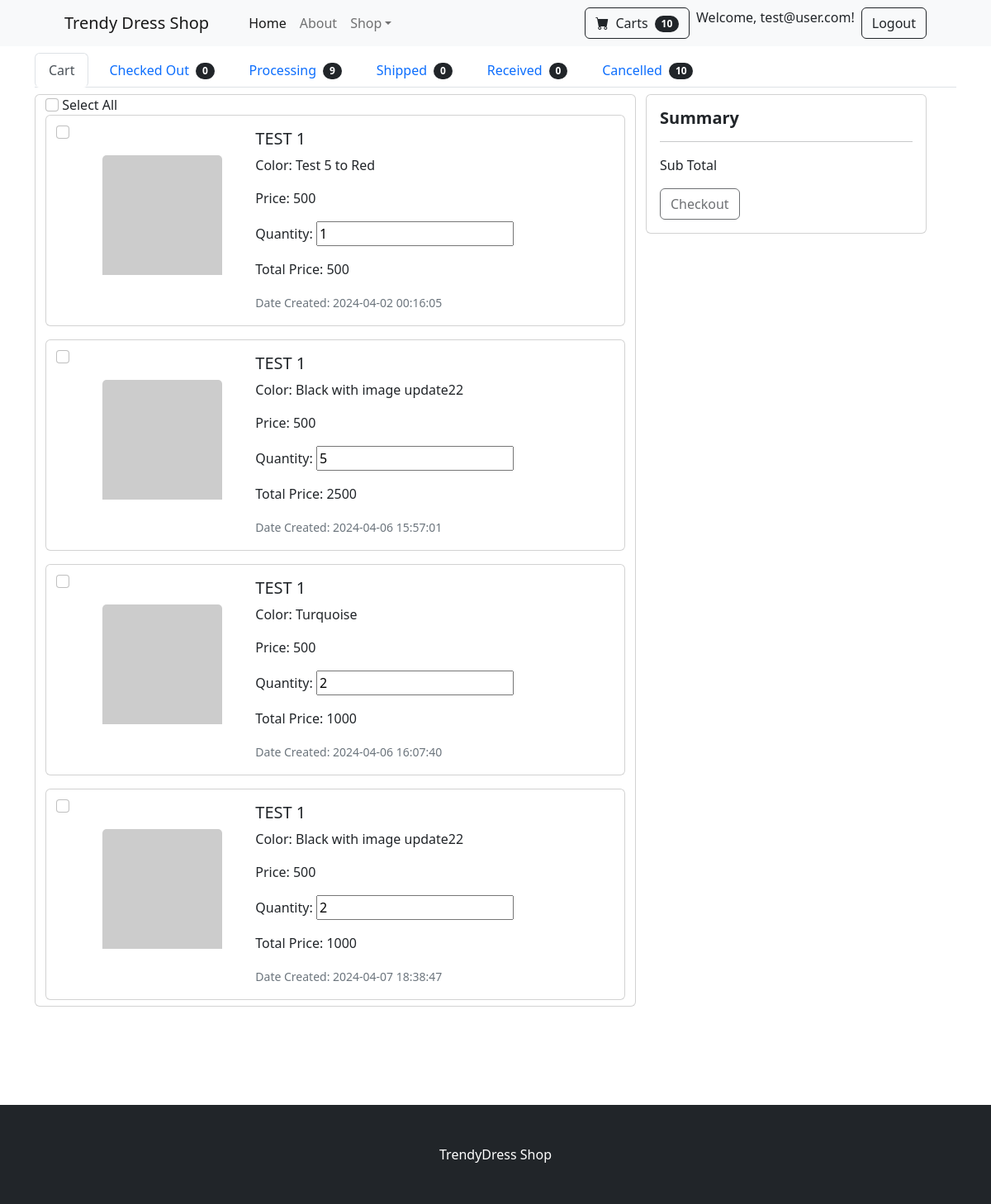
Page /customer-cart.php (signed in) on the committed database.
### tables this page shows
CREATE TABLE `carts` (
  `id` int NOT NULL,
  `customer_id` int DEFAULT NULL,
  `product_id` int DEFAULT NULL,
  `color_id` int NOT NULL,
  `total_price` int DEFAULT NULL,
  `quantity` int DEFAULT '0',
  `status` int NOT NULL DEFAULT '0',
  `created_at` varchar(199) DEFAULT NULL,
  `updated_at` varchar(199) DEFAULT NULL,
  `deleted_at` varchar(199) DEFAULT NULL
);

CREATE TABLE `products` (
  `id` int NOT NULL,
  `category_id` int DEFAULT NULL,
  `name` varchar(255) DEFAULT NULL,
  `description` text,
  `price` int DEFAULT NULL,
  `color` varchar(11) DEFAULT NULL,
  `created_at` varchar(191) DEFAULT NULL,
  `updated_at` varchar(191) DEFAULT NULL,
  `deleted_at` varchar(191) DEFAULT NULL,
  `created_by` int DEFAULT NULL
);

CREATE TABLE `product_colors` (
  `id` int NOT NULL,
  `product_id` int DEFAULT NULL,
  `name` varchar(255) DEFAULT NULL,
  `code` text,
  `stock_qty` int NOT NULL DEFAULT '0',
  `image` text,
  `created_at` varchar(191) DEFAULT NULL,
  `updated_at` varchar(191) DEFAULT NULL,
  `deleted_at` varchar(191) DEFAULT NULL,
  `created_by` int NOT NULL,
  `updated_by` int NOT NULL
);

### models/Model.php (called while the page is built, shortened)
<?php
class Model
{
    protected $host = "";
    protected $database = "";
    protected $username = "";
    protected $password = "";
    protected $pdo;
    protected $stmt;
    public function __construct(){
        $dotenv = Dotenv\Dotenv::createImmutable(__DIR__);
        $this->host =  $_ENV['DB_HOST'];
        if($_ENV['APP_ENV'] == 'dev'){
            $this->database =  $_ENV['DEV_DB_DATABASE'];
            $this->username =  $_ENV['DEV_DB_USERNAME'];
            $this->password =  $_ENV['DEV_DB_PASSWORD'];
        }else{
            $this->database =  $_ENV['DB_DATABASE'];
            $this->username =  $_ENV['DB_USERNAME'];
            $this->password =  $_ENV['DB_PASSWORD'];
        }
    }
    public function connect(){
        try {
            $this->pdo = new PDO("mysql:host={$this->host};dbname={$this->database};charset=utf8","{$this->username}","{$this->password}");
            $this->pdo->setAttribute(PDO::ATTR_ERRMODE, PDO::ERRMODE_EXCEPTION);
            $this->pdo->setAttribute(PDO::ATTR_DEFAULT_FETCH_MODE, PDO::FETCH_ASSOC);
        } catch (PDOException $e) {
            echo $e->getMessage();
        }
    }
    public function setQuery($qry){
        $this->qry = $qry;
        $this->stmt = $this->pdo->query($this->qry);
        return $this;
    }
    public function getAll(){
        try {
            return $this->stmt->fetchAll();
        } catch (PDOException $e) {
            return $e->getMessage();
        }
    }
}

### models/Cart.php (called while the page is built, shortened)
<?php
Class Cart extends Model {
    public static function getCustomerCartItems($customer_id){
        $instance = new self;
        $dataCarts = $instance->setQuery("
            SELECT
                C.*,
                CM.first_name,
                CM.last_name,
                P.name AS product_name,
                PC.name as color,
                PC.image,
                P.price
            FROM carts AS C
            LEFT JOIN customers AS CM ON CM.id = C.customer_id
            INNER JOIN products AS P ON P.id = C.product_id
            INNER JOIN product_colors AS PC ON C.color_id = PC.id
            WHERE  C.customer_id = $customer_id
            AND C.status = 0
            ORDER BY P.created_at DESC
        ")->getAll();
        return $dataCarts;
    }
}

### customer-cart-cart-tab.php (the view, shortened to what this page needs)
<div class="row container"  >
        <div class=" card col-md-8 mt-2" >
        <?php if( isset($cartItems) ){?>
        <form id="checkout-form">
            <input class="form-check-input" type="checkbox" onClick="toggle(this)" /> Select All
            <div class="card-text" style="height: 74vh ; overflow-y:auto !important; overflow:auto;">
                <?php foreach ($cartItems as $key => $cart) { ?>
                    <?php $img_link = getImageLink($cart['image']);  ?>
                    <div class="card mb-3">
                        <div class=" container card-text row">
                            <div class="mt-2 col-md-1">
                                <input class="form-check-input" type="checkbox" name="cartCheckbox" id="<?=$cart['id']?>" onClick="calculateSubtotal()">
                            </div>
                            <div class="mt-5 col-md-3">
                                <img src="<?= $img_link?>" class=" card-img-top" alt="<?= $cart['product_name'] ?>">
                            </div>
                            <div class="col-md-8">
                                <div class="card-body">
                                    <h5 class="card-title"><?= $cart['product_name'] ?></h5>
                                    <p class="card-text">Color: <?= $cart['color'] ?></p>
                                    <p class="card-text">Price: <span name="price"><?= $cart['price'] ?></span></p>
                                    <p class="card-text">Quantity: <input type="number" min="1" value="<?= $cart['quantity'] ?>" name="quantity" oninput="updateQuantity(this, <?= $cart['price'] ?>, total<?= $key ?>)"></p>
                                    <p class="card-text">Total Price: <span id="total<?= $key ?>"><?=  (int) $cart['price'] * (int) $cart['quantity']  ?></span></p>
                                    <p class="card-text"><small class="text-muted">Date Created: <?= $cart['created_at'] ?></small></p>
                                </div>
                            </div>
                        </div>
                    </div>
                <?php } ?>
            </div>
            </div>
        <div class="col-md-4 mt-2">
            <div class="card">
                <div class="card-body">
                    <h5><b>Summary</b></h5>
                    <hr>
                    <div class="row mt-3">
                        <div class="col">Sub Total</div>
                        <div  class="col text-right"> <span id="subtotal"></span></div>
                    </div>
                    <button class="btn btn-outline-dark flex-shrink-0 mt-3" type="submit" id="checkout-btn" disabled>Checkout</button>
                </div>
            </div>
        </div>
        <?php } else{ ?>
            <div style="height: 60vh"></div>
        <?php } ?>
    </div>
</div>

### rows in the picture
carts: product.name "TEST 1", product_colors.name "Test 5 to Red", product.price "500", quantity "1", (int)$cart['price']*(int)$cart['quantity'] "500", created_at "2024-04-02 00:16:05"
carts: product.name "TEST 1", product_colors.name "Black with image update22", product.price "500", quantity "5", (int) $cart['price'] * (int) $cart['quantity'] "2500", created_at "2024-04-06 15:57:01"
carts: product.name "TEST 1", product_colors.name "Turquoise", product.price "500", quantity "2", (int) $cart['price'] * (int) $cart['quantity'] "1000", created_at "2024-04-06 16:07:40"
carts: product.name "TEST 1", product_colors.name "Black with image update22", product.price "500", quantity "2", (int) $cart['price'] * (int) $cart['quantity'] "1000", created_at "2024-04-07 18:38:47"

### other values in the picture
$cartItemCount "10"
$client_email "test@user.com"
$checkedOutItemsCount "0"
$processingItemsCount "9"
$shippedItemsCount "0"
$receivedItemsCount "0"
$cancelledItemsCount "10"
